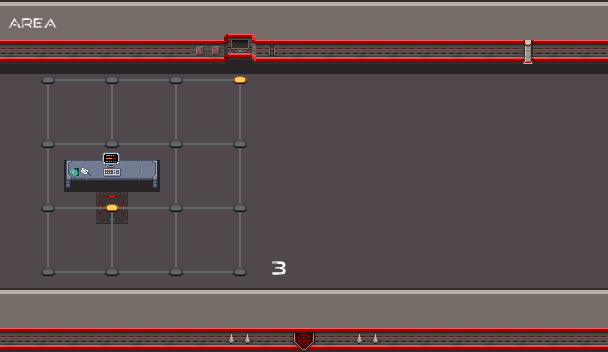

A level layout from a 2D game, rendered from its tile map. Below: a short description, then the map file with its tile-grid data intact:
An orthogonal 19x11 tile map with 32x32 px tiles, 8 tile layers (floor, s, wall, p, ...), 4 tilesets.

<map version="1.10" tiledversion="1.10.2" orientation="orthogonal" renderorder="right-down" width="19" height="11" tilewidth="32" tileheight="32" infinite="0" nextlayerid="14" nextobjectid="1">
 <tileset firstgid="1" source="alien_spaceship_tileset2.tsx" />
 <tileset firstgid="241" source="scifi_items.tsx" />
 <tileset firstgid="449" source="scifi_tileset_01.tsx" />
 <tileset firstgid="641" source="scifi_items2.tsx" />
 <layer id="7" name="floor" width="19" height="11">
  <data encoding="csv">
151,151,151,151,151,151,151,151,151,151,151,151,151,151,151,151,151,151,151,
151,151,151,151,151,151,151,151,151,151,151,151,151,151,151,151,151,151,151,
151,151,151,151,151,151,151,151,151,151,151,151,151,151,151,151,151,151,151,
151,151,151,151,151,151,151,151,151,151,151,151,151,151,151,151,151,151,151,
151,151,151,151,151,151,151,151,151,151,151,151,151,151,151,151,151,151,151,
151,151,151,151,151,151,151,151,151,151,151,151,151,151,151,151,151,151,151,
151,151,151,183,151,151,151,151,151,151,151,151,151,151,151,151,151,151,151,
151,151,151,151,151,151,151,151,151,151,151,151,151,151,151,151,151,151,151,
151,151,151,151,151,151,151,151,151,151,151,151,151,151,151,151,151,151,151,
151,151,151,151,151,151,151,151,151,151,151,151,151,151,151,151,151,151,151,
151,151,151,151,151,151,151,151,151,151,151,151,151,151,151,151,151,151,151
</data>
 </layer>
 <layer id="10" name="s" width="19" height="11" opacity="0.5">
  <data encoding="csv">
0,0,0,0,0,0,0,0,0,0,0,0,0,0,0,0,0,0,0,
0,0,0,0,0,0,0,36,0,0,0,0,0,0,0,0,0,0,0,
22,22,22,22,22,22,22,22,22,22,22,22,22,22,22,22,22,22,22,
0,0,0,0,0,0,0,0,0,0,0,0,0,0,0,0,0,0,0,
0,0,0,0,0,0,0,0,0,0,0,0,0,0,0,0,0,0,0,
0,0,36,36,36,0,0,0,0,0,0,0,0,0,0,0,0,0,0,
0,0,0,0,0,0,0,0,0,0,0,0,0,0,0,0,0,0,0,
0,0,0,0,0,0,0,0,0,0,0,0,0,0,0,0,0,0,0,
0,0,0,0,0,0,0,0,0,0,0,0,0,0,0,0,0,0,0,
0,0,0,0,0,0,0,0,0,0,0,0,0,0,0,0,0,0,0,
0,0,0,0,0,0,0,0,0,0,0,0,0,0,0,0,0,0,0
</data>
 </layer>
 <layer id="8" name="wall" width="19" height="11">
  <data encoding="csv">
53,53,53,53,53,53,53,53,53,53,53,53,53,53,53,53,53,53,53,
111,111,111,111,111,111,108,113,104,111,111,111,111,111,111,111,105,111,111,
0,0,0,0,0,0,0,0,0,0,0,0,0,0,0,0,0,0,0,
0,0,0,0,0,0,0,0,0,0,0,0,0,0,0,0,0,0,0,
0,0,0,0,0,0,0,0,0,0,0,0,0,0,0,0,0,0,0,
0,0,0,0,0,0,0,0,0,0,0,0,0,0,0,0,0,0,0,
0,0,0,0,0,0,0,0,0,0,0,0,0,0,0,0,0,0,0,
0,0,0,0,0,0,0,0,0,0,0,0,0,0,0,0,0,0,0,
0,0,0,0,0,0,0,0,0,0,0,0,0,0,0,0,0,0,0,
53,53,53,53,53,53,53,53,53,53,53,53,53,53,53,53,53,53,53,
111,111,111,111,111,111,111,103,111,116,111,103,111,111,111,111,111,111,111
</data>
 </layer>
 <layer id="11" name="p" width="19" height="11">
  <data encoding="csv">
599,600,0,0,0,0,0,0,0,0,0,0,0,0,0,0,0,0,0,
0,0,0,0,0,0,0,0,0,0,0,0,0,0,0,0,0,0,0,
0,0,0,0,0,0,0,0,0,0,0,0,0,0,0,0,0,0,0,
0,0,0,0,0,0,0,0,0,0,0,0,0,0,0,0,0,0,0,
0,0,0,0,0,0,0,0,0,0,0,0,0,0,0,0,0,0,0,
0,0,313,314,315,0,0,0,0,0,0,0,0,0,0,0,0,0,0,
0,0,0,0,0,0,0,0,0,0,0,0,0,0,0,0,0,0,0,
0,0,0,0,0,0,0,0,0,0,0,0,0,0,0,0,0,0,0,
0,0,0,0,0,0,0,0,604,0,0,0,0,0,0,0,0,0,0,
0,0,0,0,0,0,0,0,0,0,0,0,0,0,0,0,0,0,0,
0,0,0,0,0,0,0,0,0,0,0,0,0,0,0,0,0,0,0
</data>
 </layer>
 <layer id="9" name="line" width="19" height="11">
  <data encoding="csv">
0,0,0,0,0,0,0,0,0,0,0,0,0,0,0,0,0,0,0,
0,0,0,0,0,0,0,0,0,0,0,0,0,0,0,0,0,0,0,
0,2684354720,2684354739,3221225631,2684354739,3221225631,2684354739,3221225632,0,0,0,0,0,0,0,0,0,0,0,
0,179,0,179,0,179,0,179,0,0,0,0,0,0,0,0,0,0,0,
0,2684354719,2684354739,159,2684354739,169,2684354739,1610612895,0,0,0,0,0,0,0,0,0,0,0,
0,179,0,0,0,179,0,179,0,0,0,0,0,0,0,0,0,0,0,
0,2684354719,2684354739,3221225631,2684354739,169,2684354739,1610612895,0,0,0,0,0,0,0,0,0,0,0,
0,179,0,179,0,179,0,179,0,0,0,0,0,0,0,0,0,0,0,
0,160,2684354739,159,2684354739,159,2684354739,1610612896,0,0,0,0,0,0,0,0,0,0,0,
0,0,0,0,0,0,0,0,0,0,0,0,0,0,0,0,0,0,0,
0,0,0,0,0,0,0,0,0,0,0,0,0,0,0,0,0,0,0
</data>
 </layer>
 <layer id="6" name="point" width="19" height="11">
  <data encoding="csv">
0,0,0,0,0,0,0,0,0,0,0,0,0,0,0,0,0,0,0,
0,0,0,0,0,0,0,0,0,0,0,0,0,0,0,0,0,0,0,
0,168,0,168,0,168,0,158,0,0,0,0,0,0,0,0,0,0,0,
0,0,0,0,0,0,0,0,0,0,0,0,0,0,0,0,0,0,0,
0,168,0,168,0,168,0,168,0,0,0,0,0,0,0,0,0,0,0,
0,0,0,0,0,0,0,0,0,0,0,0,0,0,0,0,0,0,0,
0,168,0,158,0,168,0,168,0,0,0,0,0,0,0,0,0,0,0,
0,0,0,0,0,0,0,0,0,0,0,0,0,0,0,0,0,0,0,
0,168,0,168,0,168,0,168,0,0,0,0,0,0,0,0,0,0,0,
0,0,0,0,0,0,0,0,0,0,0,0,0,0,0,0,0,0,0,
0,0,0,0,0,0,0,0,0,0,0,0,0,0,0,0,0,0,0
</data>
 </layer>
 <layer id="12" name="Tile Layer 8" width="19" height="11">
  <data encoding="csv">
0,0,0,0,0,0,0,0,0,0,0,0,0,0,0,0,0,0,0,
0,0,0,0,0,0,0,0,0,0,0,0,0,0,0,0,0,0,0,
0,0,0,0,0,0,0,0,0,0,0,0,0,0,0,0,0,0,0,
0,0,0,0,0,0,0,0,0,0,0,0,0,0,0,0,0,0,0,
0,0,0,0,0,0,0,0,0,0,0,0,0,0,0,0,0,0,0,
0,0,288,292,0,0,0,0,0,0,0,0,0,0,0,0,0,0,0,
0,0,0,0,0,0,0,0,0,0,0,0,0,0,0,0,0,0,0,
0,0,0,0,0,0,0,0,0,0,0,0,0,0,0,0,0,0,0,
0,0,0,0,0,0,0,0,0,0,0,0,0,0,0,0,0,0,0,
0,0,0,0,0,0,0,0,0,0,0,0,0,0,0,0,0,0,0,
0,0,0,0,0,0,0,0,0,0,0,0,0,0,0,0,0,0,0
</data>
 </layer>
 <layer id="13" name="Tile Layer 7" width="19" height="11" offsetx="-1.33333" offsety="-24.6667">
  <data encoding="csv">
0,0,0,0,0,0,0,0,0,0,0,0,0,0,0,0,0,0,0,
0,0,0,0,0,0,0,0,0,0,0,0,0,0,0,0,0,0,0,
0,0,0,0,0,0,0,0,0,0,0,0,0,0,0,0,0,0,0,
0,0,0,0,0,0,0,0,0,0,0,0,0,0,0,0,0,0,0,
0,0,0,0,0,0,0,0,0,0,0,0,0,0,0,0,0,0,0,
0,0,0,662,0,0,0,0,0,0,0,0,0,0,0,0,0,0,0,
0,0,0,0,0,0,0,0,0,0,0,0,0,0,0,0,0,0,0,
0,0,0,0,0,0,0,0,0,0,0,0,0,0,0,0,0,0,0,
0,0,0,0,0,0,0,0,0,0,0,0,0,0,0,0,0,0,0,
0,0,0,0,0,0,0,0,0,0,0,0,0,0,0,0,0,0,0,
0,0,0,0,0,0,0,0,0,0,0,0,0,0,0,0,0,0,0
</data>
 </layer>
</map>
